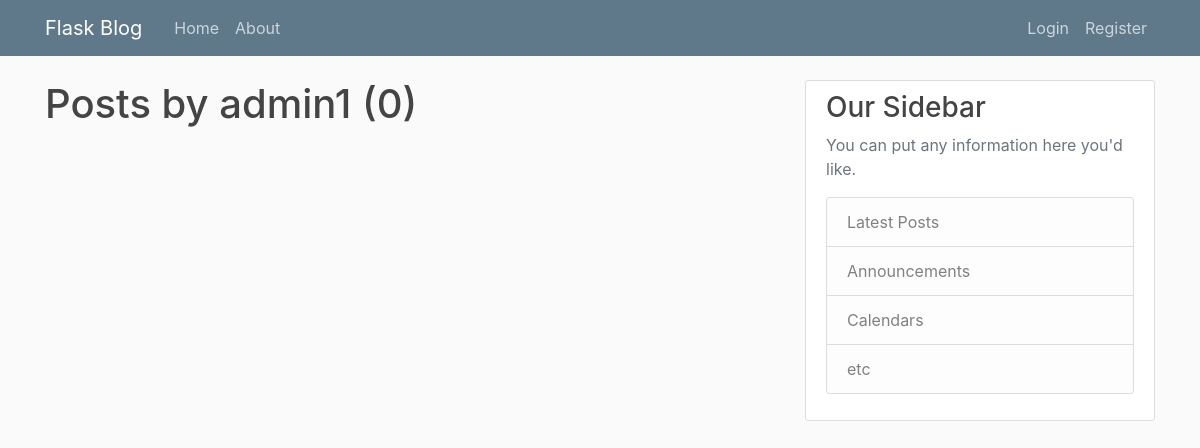
/user/admin1, run on an earlier commit of the app's database.
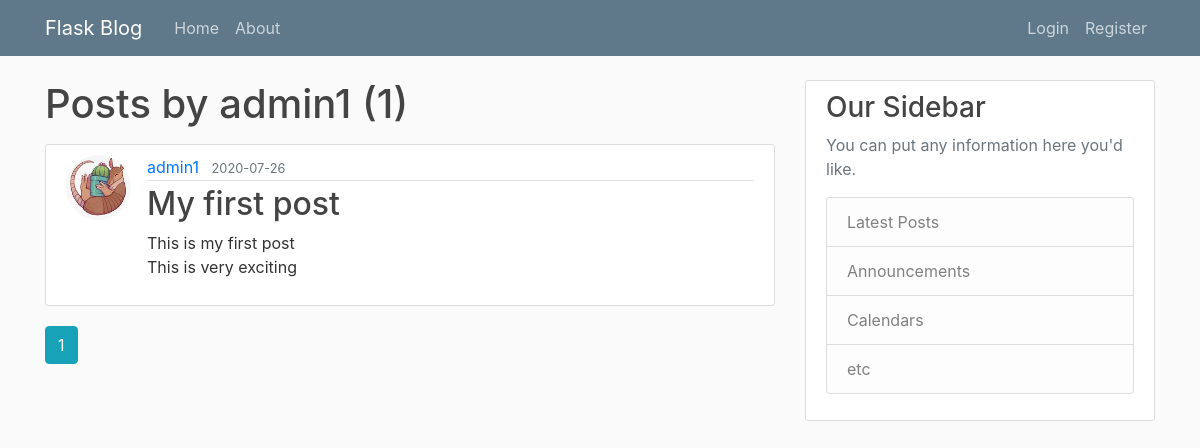
And on a later commit of the database.
### flaskblog/models.py (models this page shows, shortened)
class Post(db.Model):
    id = db.Column(db.Integer, primary_key=True, nullable=False)
    title = db.Column(db.String(100), nullable=False)
    date_posted = db.Column(db.DateTime, nullable=False, default=datetime.utcnow)
    content = db.Column(db.Text, nullable=False)
    user_id = db.Column(db.Integer, db.ForeignKey('user.id'), nullable=False)

class User(db.Model, UserMixin):
    id = db.Column(db.Integer, primary_key=True, nullable=False)
    username = db.Column(db.String(20), unique=True, nullable=False)
    email = db.Column(db.String(120), unique=True, nullable=False)
    image_file = db.Column(db.String(20), nullable=False, default='default.jpg')
    password = db.Column(db.String(60), nullable=False)
    posts = db.relationship('Post', backref='author', lazy=True)

### flaskblog/users/routes.py (the view)
@users.route("/user/<string:username>")
def user_posts(username):
    page = request.args.get('page', 1, type=int)
    user = User.query.filter_by(username=username).first_or_404()
    posts = Post.query.filter_by(author=user)\
        .order_by(Post.date_posted.desc())\
        .paginate(page=page, per_page=5)
    return render_template("user_posts.html", posts=posts, user=user)

### flaskblog/templates/user_posts.html
{% extends "layout.html" %}
{% block content %}
    <h1 class="mb-3">Posts by {{ user.username }} ({{ posts.total }})</h1>
    {% for post in posts.items %}
        <article class="media content-section">
            <img src="{{ url_for('static', filename='profile_pics/' + post.author.image_file) }}" class="rounded-circle article-img" alt="">
            <div class="media-body">
            <div class="article-metadata">
                <a class="mr-2" href="{{ url_for('users.user_posts', username=post.author.username) }}">{{ post.author.username }}</a>
                <small class="text-muted">{{ post.date_posted.strftime('%Y-%m-%d') }}</small>
            </div>
            <h2><a class="article-title" href="{{ url_for('posts.post', post_id=post.id) }}">{{ post.title }}</a></h2>
            <p class="article-content">{{ post.content }}</p>
            </div>
        </article>
    {% endfor %}
    {% for page_num in posts.iter_pages(left_edge=1, right_edge=1, left_current=1, right_current=2) %}
        {% if page_num %}
            {% if posts.page == page_num %}
                <a class="btn btn-info mb-4" href="{{ url_for('users.user_posts', username=user.username, page=page_num) }}">{{ page_num }}</a>
            {% else %}
                <a class="btn btn-outline-info mb-4" href="{{ url_for('users.user_posts', username=user.username, page=page_num) }}">{{ page_num }}</a>
            {% endif %}
        {% else %}
            ...
        {% endif %}
    {% endfor %}
{% endblock content %}

What changed in the data, as far as the page shows it:
added Post: image_file (picture), author.username "admin1", date_posted "2020-07-26", title "My first post", content "This is my first post This is very exciting"
Also different on the page:
{{ posts.total }}: "0" → "1"
new list line: "1"
